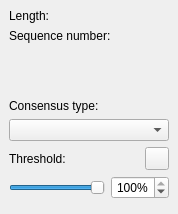
<?xml version="1.0" encoding="UTF-8"?>
<ui version="4.0">
 <class>GeneralTabOptionsPanelWidget</class>
 <widget class="QWidget" name="GeneralTabOptionsPanelWidget">
  <property name="geometry">
   <rect>
    <x>0</x>
    <y>0</y>
    <width>178</width>
    <height>214</height>
   </rect>
  </property>
  <property name="windowTitle">
   <string>Form</string>
  </property>
  <layout class="QVBoxLayout" name="layout">
   <property name="spacing">
    <number>5</number>
   </property>
   <property name="margin">
    <number>0</number>
   </property>
   <item>
    <widget class="QWidget" name="alignmentInfoWidget" native="true">
     <layout class="QFormLayout" name="alignmentInfoLayout">
      <property name="sizeConstraint">
       <enum>QLayout::SetMinAndMaxSize</enum>
      </property>
      <property name="fieldGrowthPolicy">
       <enum>QFormLayout::ExpandingFieldsGrow</enum>
      </property>
      <property name="labelAlignment">
       <set>Qt::AlignLeading|Qt::AlignLeft|Qt::AlignVCenter</set>
      </property>
      <property name="formAlignment">
       <set>Qt::AlignJustify|Qt::AlignTop</set>
      </property>
      <item row="0" column="0">
       <widget class="QLabel" name="alignmentLengthLabel">
        <property name="sizePolicy">
         <sizepolicy hsizetype="Minimum" vsizetype="Preferred">
          <horstretch>0</horstretch>
          <verstretch>0</verstretch>
         </sizepolicy>
        </property>
        <property name="text">
         <string>Length:</string>
        </property>
       </widget>
      </item>
      <item row="0" column="1">
       <widget class="QLabel" name="alignmentLength">
        <property name="sizePolicy">
         <sizepolicy hsizetype="Expanding" vsizetype="Preferred">
          <horstretch>0</horstretch>
          <verstretch>0</verstretch>
         </sizepolicy>
        </property>
        <property name="text">
         <string/>
        </property>
        <property name="alignment">
         <set>Qt::AlignCenter</set>
        </property>
       </widget>
      </item>
      <item row="1" column="0">
       <widget class="QLabel" name="alignmentHeightLabel">
        <property name="sizePolicy">
         <sizepolicy hsizetype="Minimum" vsizetype="Preferred">
          <horstretch>0</horstretch>
          <verstretch>0</verstretch>
         </sizepolicy>
        </property>
        <property name="text">
         <string>Sequence number:</string>
        </property>
       </widget>
      </item>
      <item row="1" column="1">
       <widget class="QLabel" name="alignmentHeight">
        <property name="sizePolicy">
         <sizepolicy hsizetype="Expanding" vsizetype="Preferred">
          <horstretch>0</horstretch>
          <verstretch>0</verstretch>
         </sizepolicy>
        </property>
        <property name="text">
         <string/>
        </property>
        <property name="alignment">
         <set>Qt::AlignCenter</set>
        </property>
       </widget>
      </item>
     </layout>
    </widget>
   </item>
   <item>
    <widget class="QWidget" name="consensusModeWidget" native="true">
     <layout class="QVBoxLayout" name="verticalLayout">
      <item>
       <widget class="QLabel" name="consensusTypeLabel">
        <property name="text">
         <string>Consensus type:</string>
        </property>
       </widget>
      </item>
      <item>
       <widget class="QComboBox" name="consensusType"/>
      </item>
      <item>
       <layout class="QHBoxLayout" name="thresholdResetLayout">
        <item>
         <widget class="QLabel" name="thresholdLabel">
          <property name="text">
           <string>Threshold:</string>
          </property>
         </widget>
        </item>
        <item>
         <widget class="QToolButton" name="thresholdResetButton">
          <property name="toolTip">
           <string>Reset to default value</string>
          </property>
          <property name="text">
           <string/>
          </property>
          <property name="icon">
           <iconset resource="../../../../U2Gui/U2Gui.qrc">
            <normaloff>:/core/images/arrow_rotate_clockwise.png</normaloff>:/core/images/arrow_rotate_clockwise.png</iconset>
          </property>
         </widget>
        </item>
       </layout>
      </item>
      <item>
       <layout class="QHBoxLayout" name="thresholdLayout">
        <item>
         <widget class="QSlider" name="thresholdSlider">
          <property name="minimum">
           <number>1</number>
          </property>
          <property name="maximum">
           <number>100</number>
          </property>
          <property name="value">
           <number>100</number>
          </property>
          <property name="orientation">
           <enum>Qt::Horizontal</enum>
          </property>
         </widget>
        </item>
        <item>
         <widget class="QSpinBox" name="thresholdSpinBox">
          <property name="alignment">
           <set>Qt::AlignRight|Qt::AlignTrailing|Qt::AlignVCenter</set>
          </property>
          <property name="accelerated">
           <bool>true</bool>
          </property>
          <property name="suffix">
           <string>%</string>
          </property>
          <property name="prefix">
           <string/>
          </property>
          <property name="minimum">
           <number>1</number>
          </property>
          <property name="maximum">
           <number>100</number>
          </property>
          <property name="value">
           <number>100</number>
          </property>
         </widget>
        </item>
       </layout>
      </item>
      <item>
       <widget class="QDialogButtonBox" name="buttonBox">
        <property name="standardButtons">
         <set>QDialogButtonBox::NoButton</set>
        </property>
       </widget>
      </item>
     </layout>
    </widget>
   </item>
  </layout>
 </widget>
 <resources>
  <include location="../../../../U2Gui/U2Gui.qrc"/>
 </resources>
 <connections/>
</ui>
